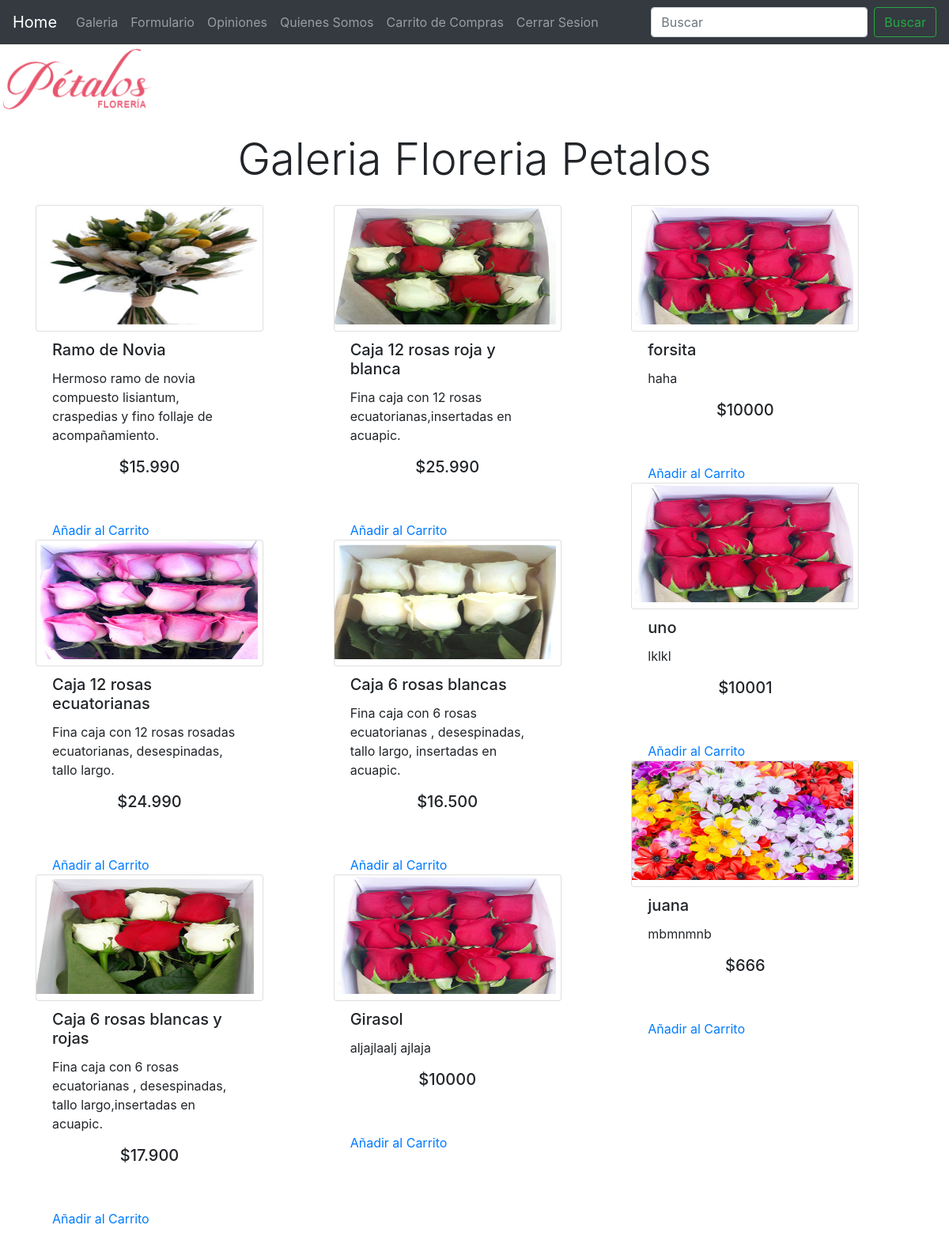
The app's page /galeria/ (signed in), older data.
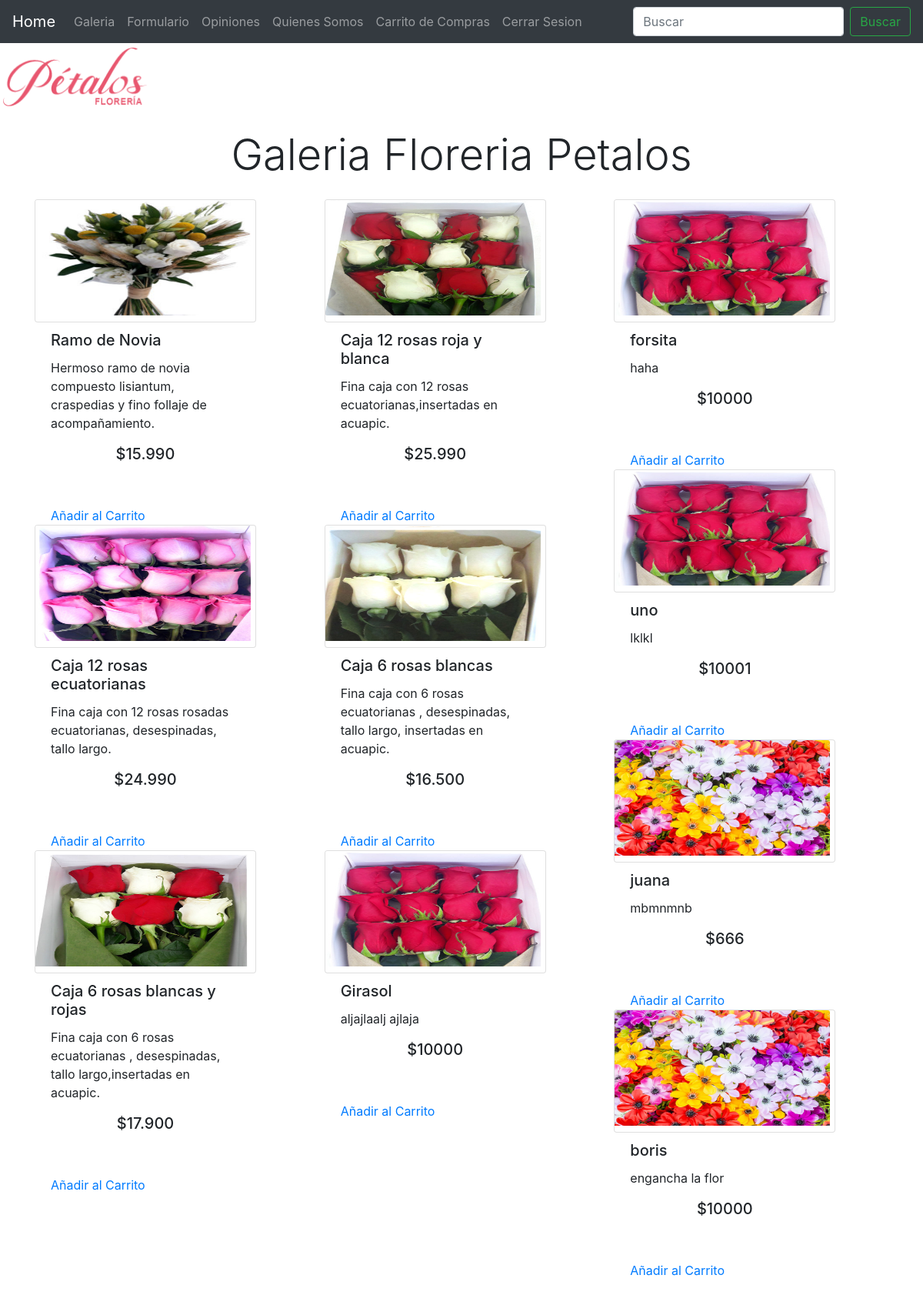
The same page, newer data.
### core/models.py (models this page shows, shortened)
class Flores(models.Model):
    imagen=models.ImageField(upload_to="flores",null=True)
    name=models.CharField(max_length=100, primary_key=True)
    precio=models.IntegerField()
    descripcion=models.TextField()
    estado=models.BooleanField()
    stock=models.IntegerField()

### core/views.py (the view)
# urls.py: path('galeria/',galeria,name='GALE'),
@login_required(login_url='/login/')
def galeria(request):
    flor=Flores.objects.all()
    return render(request,'core/galeria.html',{'lista':flor})

### core/templates/core/galeria.html (shortened to what the changed rows need)
{% extends "core/base.html" %} {% block titulo %} Galeria de Flores - Floreria Petalos {% endblock titulo %} {% load static %} {% block contenido %}
<h1 class="text-center display-4 my-4 ">Galeria Floreria Petalos</h1>
<div class="container">
    <div class="card-columns">
{% for f in lista %}
        <div class="card" style="width: 18rem; height: 10rem;">
            <img src="{{f.imagen.url}}" style="width: 280px;height: 150px;" class="card-img-top" alt="...">
            <div class="card-body">
                <h5 class="card-title">{{f.name}}</h5>
                <p class="card-text">{{f.descripcion}} </p>
                <h5>
                    <p style="text-align: center;">${{f.precio}}</p>
                </h5>
            </div>
            <div class="card-body">
                <a href="{% url 'AGREGAR_CARRO' f.name %}" class="card-link">Añadir al Carrito</a>
            </div>
        </div>
{% endfor %}
 </div>
</div>
{% endblock contenido %}

Row changes from the older to the newer data that the page shows:
added Flores: imagen (picture), name "boris", descripcion "engancha la flor", precio "10000"
